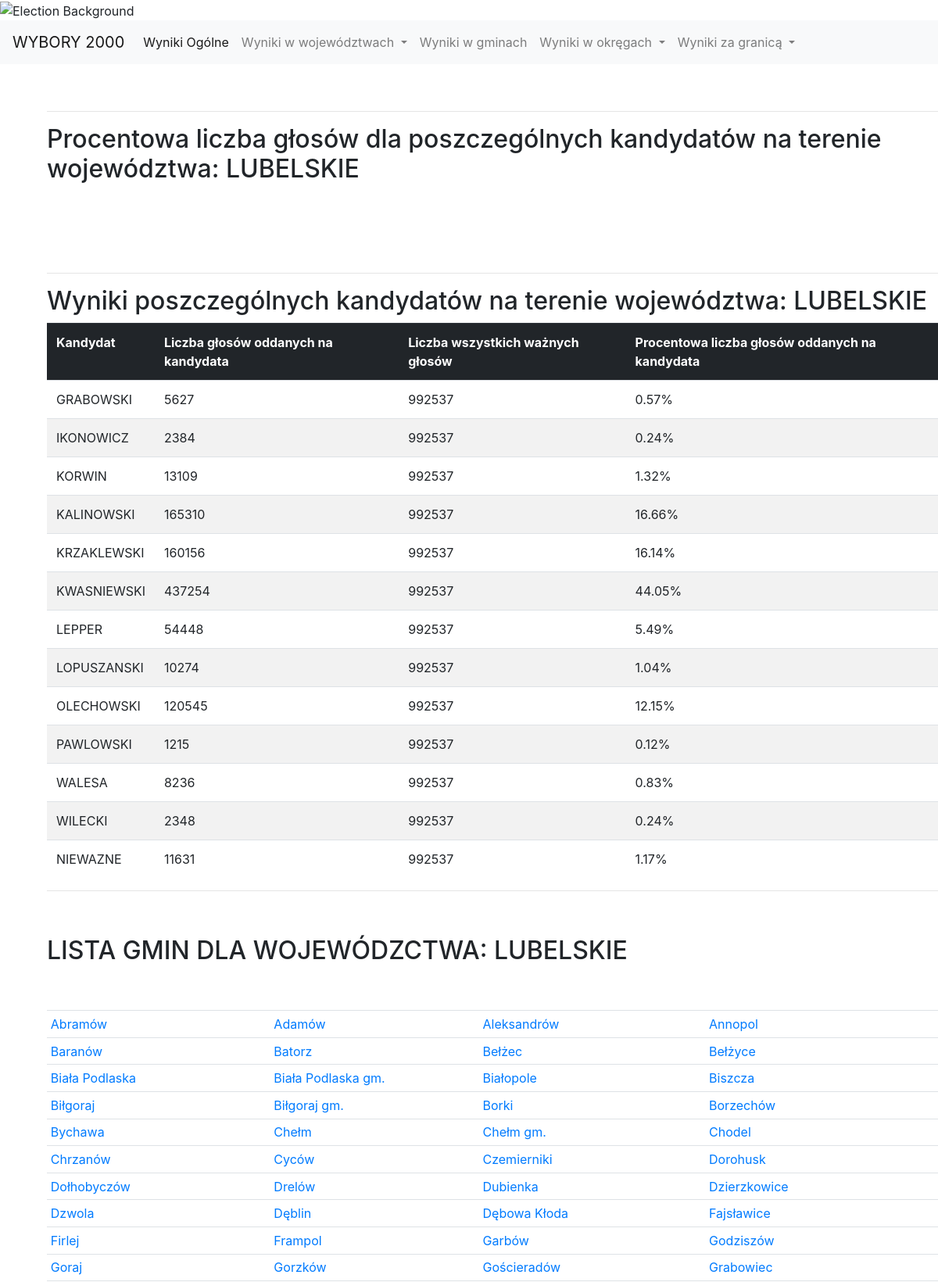
Page /county/LUBELSKIE/ (upper part) on the committed database.
### wybory/models.py (models this page shows)
class MainCommune(models.Model):
    id = models.IntegerField(primary_key=True)
    county = models.CharField(max_length=32)
    area = models.IntegerField()
    name = models.CharField(max_length=255)
    subareas = models.IntegerField()
    people = models.IntegerField()
    cards = models.IntegerField()
    invalid = models.IntegerField()
    grabowski = models.IntegerField()
    ikonowicz = models.IntegerField()
    kalinowski = models.IntegerField()
    korwin = models.IntegerField()
    krzaklewski = models.IntegerField()
    kwasniewski = models.IntegerField()
    lepper = models.IntegerField()
    lopuszanski = models.IntegerField()
    olechowski = models.IntegerField()
    pawlowski = models.IntegerField()
    walesa = models.IntegerField()
    wilecki = models.IntegerField()
    class Meta:
        managed = False
        db_table = 'main_commune'

### wybory/views.py (the view)
# urls.py: path('county/<county_name>/', views.county, name='county'),
def county(request, county_name):
    try:
        countries = MetaCountries.get_countries()
        template = loader.get_template('county.html')
        votes = MetaCommune.get_votes_county(county_name)
        suma=0
        areas_ids = MetaCommune.get_areas_ids()
        print(county_name)
        areas = MetaCommune.get_areas(county_name)
        for v, k in votes.items():
            suma = suma + k
        percent = dict()
        for v, k in votes.items():
            value = float(100 * k / suma)
            value = "%.2f" % value
            percent[v] = (k, value)
        counties = MetaCommune.get_county()
        context = {
            'votes': votes,
            'suma': suma,
            'percent': percent,
            'counties': counties,
            'county_name': county_name,
            'areas': areas,
            'areas_ids': areas_ids,
            'countries': countries
        }
    except Exception:
        raise Http404
    return HttpResponse(template.render(context, request))

### wybory/models.py (called while the page is built)
    @staticmethod
    def get_countries():
        countries = Countries.objects.values_list('county').distinct()
        return countries.values('county').order_by('county')

    @staticmethod
    def get_county():
        counties_q = MainCommune.objects.all().values_list('county').distinct().annotate(n=models.Count("county"))
        counties = list()
        for v, k in counties_q:
            counties.append(v)
        return counties

    @staticmethod
    def get_votes_county(county):
        votes = MainCommune.objects.filter(county=county).aggregate(
            GRABOWSKI=Sum('grabowski'),
            IKONOWICZ=Sum('ikonowicz'),
            KORWIN=Sum('korwin'),
            KALINOWSKI=Sum('kalinowski'),
            KRZAKLEWSKI=Sum('krzaklewski'),
            KWASNIEWSKI=Sum('kwasniewski'),
            LEPPER=Sum('lepper'),
            LOPUSZANSKI=Sum('lopuszanski'),
            OLECHOWSKI=Sum('olechowski'),
            PAWLOWSKI=Sum('pawlowski'),
            WALESA=Sum('walesa'),
            WILECKI=Sum('wilecki'),
            NIEWAZNE=Sum('invalid'),
        )
        return votes

    @staticmethod
    def get_areas(county_name):
        areas = MainCommune.objects.filter(county=county_name).values('name').distinct()
        return areas.values('name').order_by('name')

    @staticmethod
    def get_areas_ids():
        areas = MainCommune.objects.values('area').distinct().values('area')
        return areas

### wybory/templates/county.html (shortened to what this page needs)
{% extends "wybory.html" %}
{% block content %}
    {% if areas %}
        <hr>
        <div class = "select2-container" id="areas_div">
            <h2 style="margin-bottom: 5%; margin-top: 5%">LISTA GMIN DLA WOJEWÓDZCTWA: {{ county_name }}</h2>
            <table class = "table table-sm">
                <tr>
                    {% for v in areas %}
                            <td><a href = {% url 'subarea' county_name v.name %}>{{ v.name }}</a></td>
                            {% if forloop.counter|divisibleby:4 %}</tr><tr>{% endif %}
                    {% endfor %}
            </table>
        </div>
    {% endif %}
{% endblock %}

### rows in the picture
MainCommune: name "Abramów"
MainCommune: name "Annopol"
MainCommune: name "Batorz"
MainCommune: name "Bełżec"
MainCommune: name "Bełżyce"
MainCommune: name "Biała Podlaska"
MainCommune: name "Biała Podlaska gm."
MainCommune: name "Białopole"
MainCommune: name "Biszcza"
MainCommune: name "Biłgoraj"
MainCommune: name "Biłgoraj gm."
MainCommune: name "Borki"
MainCommune: name "Borzechów"
MainCommune: name "Bychawa"
MainCommune: name "Chełm"
MainCommune: name "Chełm gm."
MainCommune: name "Chodel"
MainCommune: name "Cyców"
MainCommune: name "Czemierniki"
MainCommune: name "Dorohusk"
MainCommune: name "Dołhobyczów"
MainCommune: name "Drelów"
MainCommune: name "Dubienka"
MainCommune: name "Dzierzkowice"
MainCommune: name "Dzwola"
MainCommune: name "Dęblin"
MainCommune: name "Dębowa Kłoda"
MainCommune: name "Fajsławice"
MainCommune: name "Firlej"
MainCommune: name "Frampol"
MainCommune: name "Garbów"
MainCommune: name "Godziszów"
MainCommune: name "Goraj"
MainCommune: name "Gorzków"
MainCommune: name "Gościeradów"
MainCommune: name "Grabowiec"

### other values in the picture
{{ county_name }} "LUBELSKIE"
{{ value }} "GRABOWSKI" "IKONOWICZ" "KORWIN" "KALINOWSKI" "KRZAKLEWSKI" "KWASNIEWSKI" "LEPPER" "LOPUSZANSKI" "OLECHOWSKI" "PAWLOWSKI" "WALESA" "WILECKI" "NIEWAZNE"
{{ key.0 }} "5627" "2384" "13109" "165310" "160156" "437254" "54448" "10274" "120545" "1215" "8236" "2348" "11631"
{{ suma }} "992537" "992537" "992537" "992537" "992537" "992537" "992537" "992537" "992537" "992537" "992537" "992537" "992537"
{{ key.1 }} "0.57" "0.24" "1.32" "16.66" "16.14" "44.05" "5.49" "1.04" "12.15" "0.12" "0.83" "0.24" "1.17"
{{ v.name }} "Adamów" "Aleksandrów" "Baranów" "Chrzanów"
